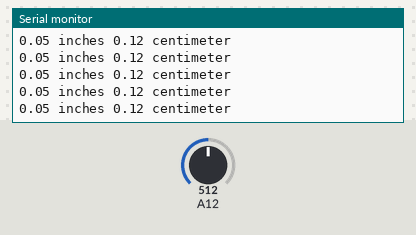
A sketch run on a simulated Arduino Mega 2560, built with avr-gcc and run on an emulated ATmega2560. Shown: the last lines printed to the serial monitor. The inputs (shaded band) are chosen by the test bench; at power-on: A12 = 512.

Above: at 1.2 s.
1.3 s: A12 set to 20
At 1.69 s:
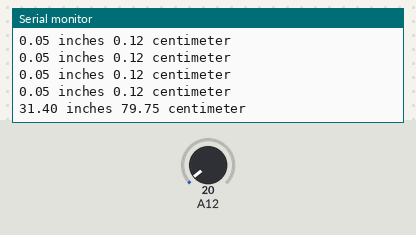
2.8 s: A12 set to 15
At 2.94 s:
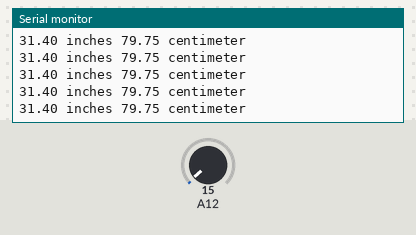
Timing chart, 0 to 5.8 s (numbered marks = the images above; inputs shaded):
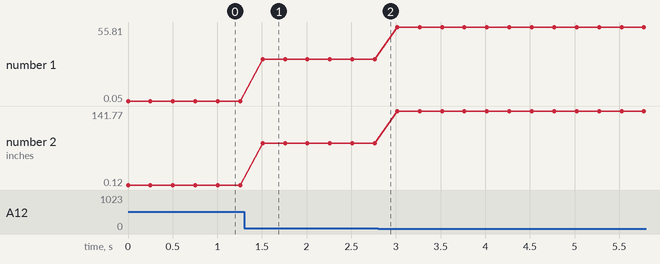

Measured:
- after the input at 1.3 s, the serial monitor: prints a new line after 0.21 s (image 1)
- plotted number 1: 0.05 → 31.4 after the input at 1.3 s, 31.4 → 55.81 after the input at 2.8 s
- plotted number 2: 0.12 → 79.75 after the input at 1.3 s, 79.75 → 141.77 after the input at 2.8 s

The sketch:

distance_ir.ino
```cpp
/* Sharp GP2Y0A60SZ0F IR Distance Sensor Sample Program This program allows the IR sensor to measure distance in inches. Conversion from inches to cm is also included. Codes by: eGizmo Mechatronix Central August 6, 2013 */
void setup() {
  Serial.begin(9600);
}
void loop() {
int out = analogRead(A12);
// MeasuresVout
float voltage = out * (5.0 / 1023.0);
//Vout conversion
float distance = (((1/(voltage*voltage))*0.003))* 100;
//Vout to inches
Serial.print(distance);
Serial.print(" ");
Serial.print("inches ");
float distance1 = distance*2.54;
// Cm conversion
Serial.print(distance1);
Serial.print(" ");
Serial.println("centimeter");
delay(250);
}
```
